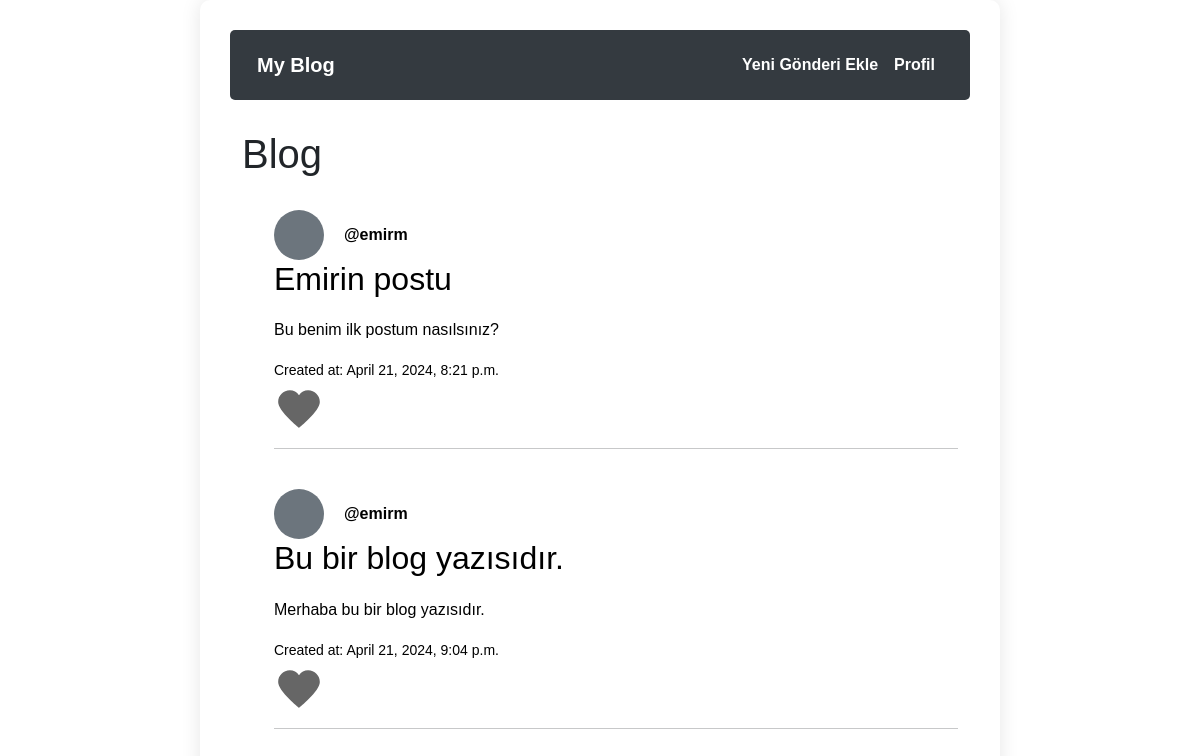
/home/ (signed in), run on the app's committed database.
### myblog/models.py (models this page shows, shortened)
class Post(models.Model):
    title = models.CharField(max_length=100)
    content = models.TextField()
    author = models.ForeignKey(User, on_delete=models.CASCADE)
    file = models.ImageField(upload_to='uploads/', blank=True, null=True)
    created_at = models.DateTimeField(auto_now_add=True)
    likes = models.ManyToManyField(User, related_name='liked_posts')

### myblog/views.py (the view)
# urls.py: path('home/', views.home, name='home'),
@login_required
def home(request):
    posts = Post.objects.all()
    return render(request, 'home.html', {'posts': posts})

### templates/home.html (shortened to what this page needs)
<!DOCTYPE html>
<html lang="en">
<head>
    <link href="https://cdn.jsdelivr.net/npm/bootstrap@5.3.3/dist/css/bootstrap.min.css" rel="stylesheet"
>
</head>
<body>
    <div class="main-container">
        <div class="inner-container">
            <nav class="navbar navbar-expand-lg navbar-dark">
                <div class="container-fluid">
                    <a class="navbar-brand" href="#">My Blog</a>
                    <div class="collapse navbar-collapse" id="navbarNav">
                        <ul class="navbar-nav ms-auto">
                            <li class="nav-item">
                                <a class="nav-link" href="{% url 'blog_post' %}">Yeni Gönderi Ekle</a>
                            </li>
                            <li class="nav-item">
                                <a class="nav-link" href="{% url 'profile_detail' %}">Profil</a>
                            </li>
                        </ul>
                    </div>
                </div>
            </nav>
            <div class="container">
                <h1>Blog</h1>
                <ul class="blog-icerik" style="list-style-type: none;">
                    {% for post in posts %}
                    <li>
                        <br>
                        <a style="text-decoration: none; color: black;"
                            href="{% url 'blog_detail' post_id=post.id %}">
                            <div class="author-info">
                                {% if post.author.profile.photo %}
                                <img src="{{ post.author.profile.photo.url }}" alt="Profile Photo"
                                    class="profile-photo">
                                {% else %}
                                <div class="profile-photo bg-secondary outline-black"></div>
                                {% endif %}
                                <div class="author-name">
                                    <span>@{{ post.author.username }}</span>
                                </div>
                            </div>
                            <h2>{{ post.title }}</h2>
                            <div class="blog-content blog-content-preview">
                                <p>{{ post.content }}</p>
                            </div>
                            <small>Created at: {{ post.created_at }}</small>
                        </a>
                        <br>
                        <form action="{% url 'like_post' post_id=post.id %}" method="post">
                            <label class="container-div">
                                <svg class="heart" id="Layer_1" version="1.0" viewBox="0 0 24 24" xml:space="preserve"
                                    xmlns="http://www.w3.org/2000/svg" xmlns:xlink="http://www.w3.org/1999/xlink">
                                    <path
                                        d="M16.4,4C14.6,4,13,4.9,12,6.3C11,4.9,9.4,4,7.6,4C4.5,4,2,6.5,2,9.6C2,14,12,22,12,22s10-8,10-12.4C22,6.5,19.5,4,16.4,4z">
                                    </path>
                                </svg>
                            </label>
                        </form>
                        <hr>
                    </li>
                    {% endfor %}
                </ul>
            </div>
        </div>
    </div>
</body>
</html>

### templates/home.html (style rules this page uses)
body { font-family: 'Poppins', sans-serif; background: url('https://c.wallhere.com/photos/4d/1a/space_planet_digital_art_space_art-245880.jpg!d'); background-position: center; background-repeat: no-repeat; background-size: cover; background-attachment: fixed; }
.main-container { color: #212529; height: 80%; display: flex; justify-content: center; align-items: center; }
.inner-container { background-color: white; padding: 30px; border-radius: 10px; box-shadow: 0px 0px 20px rgba(0, 0, 0, 0.1); max-width: 800px; width: 100%; }
.navbar { background-color: #343a40; border-radius: 5px; padding: 15px; margin-bottom: 30px; }
.navbar-brand, .nav-link { color: #ffffff !important; font-weight: bold; }
.blog-content { margin-top: 20px; }
.profile-photo { width: 50px; height: 50px; border-radius: 50%; object-fit: cover; margin-right: 10px; }
.author-info { display: flex; align-items: center; }
.author-name { margin-left: 10px; font-weight: bold; }
.container-div { display: inline-block; position: relative; cursor: pointer; user-select: none; }
.heart { position: relative; top: 0; left: 0; height: 50px; width: 50px; transition: all 0.3s; fill: #666; }
.blog-content { margin-top: 20px; overflow: hidden; }
.blog-content-preview { max-height: 100px; overflow: hidden; text-overflow: ellipsis; white-space: nowrap; }

### data on the page
Post: author.username "emirm", title "Emirin postu", content "Bu benim ilk postum nasılsınız?", created_at "April 21, 2024, 8:21 p.m."
Post: author.username "emirm", title "Bu bir blog yazısıdır.", content "Merhaba bu bir blog yazısıdır.", created_at "April 21, 2024, 9:04 p.m."
